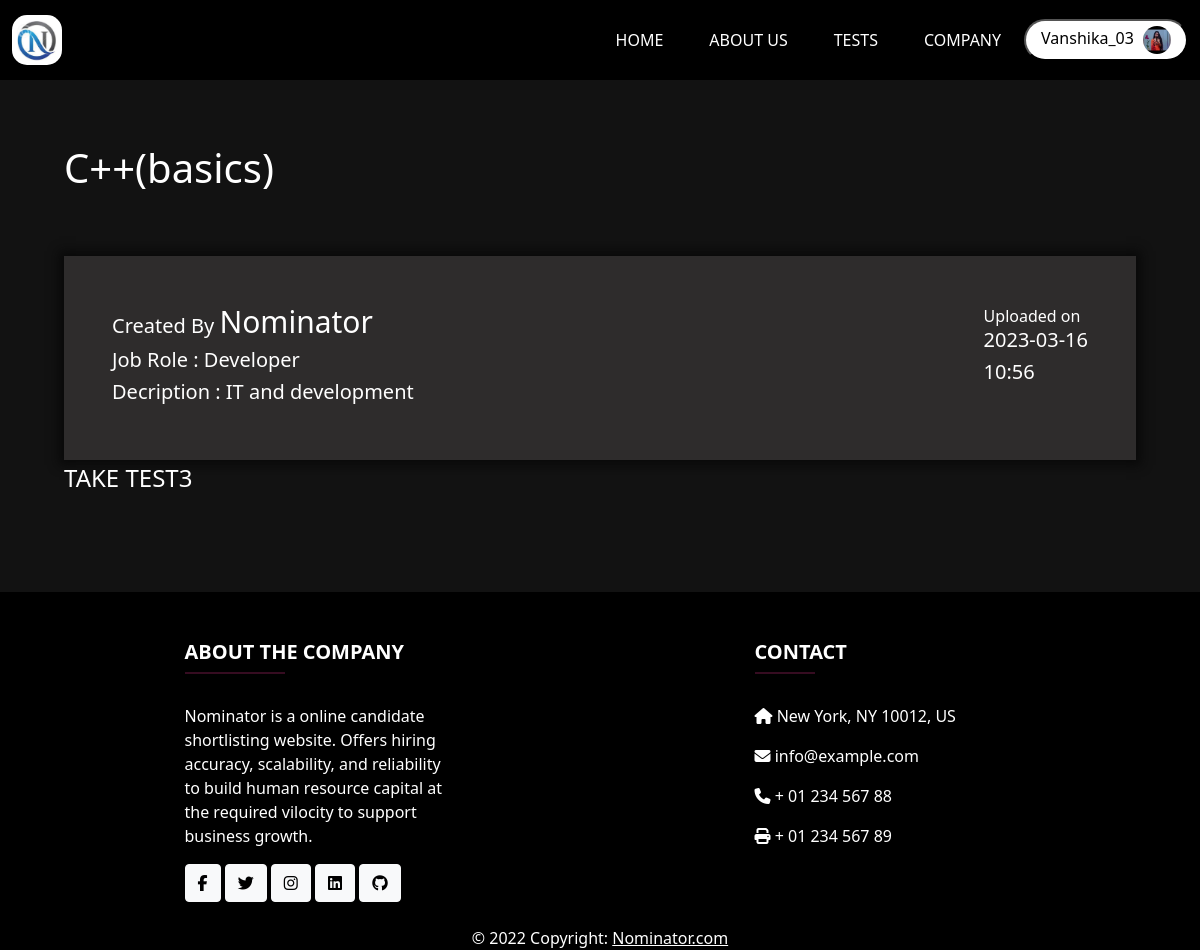
Screenshot of /test/3 (signed in) with the database file from the repository.
### models.py (models this page shows, shortened)
class Candidate(db.Model, UserMixin):
    username = db.Column(db.String(100), primary_key=True)
    email = db.Column(db.String(100), unique=True, nullable=False)
    password = db.Column(db.String(100), unique=True, nullable=False)
    firstname = db.Column(db.String(100), nullable=False)
    lastname = db.Column(db.String(100))
    linkedin = db.Column(db.String(100))
    github = db.Column(db.String(100))
    resume = db.Column(db.String(200), default=False)
    gender = db.Column(db.Enum(CandidateGender))
    about_me = db.Column(db.String(500), nullable = True)
    profile_pic = db.Column(db.String(200) , nullable = True , default = 'default_pic.jpg')
    skills = db.relationship('Skill', secondary="candidate_skills", backref='candidate', lazy=True)

class TechnicalTest(db.Model):
    id = db.Column(db.Integer, primary_key=True)
    name = db.Column(db.String(255), nullable=False)
    description = db.Column(db.Text, nullable=True)
    owner_company = db.Column(db.String(100), db.ForeignKey("company.username"))
    duration = db.Column(db.Integer, nullable=False)
    created_at = db.Column(db.DateTime, nullable=False, default=datetime.utcnow)
    job_role = db.Column(db.String(255), nullable=False)
    is_public = db.Column(db.Boolean, nullable=False)
    questions = db.relationship('TechnicalQuestion', secondary="question_test", backref='technical_test')

### views.py (the view)
@app.route('/test/<int:id>' , methods=['GET', 'POST'])
@login_required
def test_detail(id):
    test = TechnicalTest.query.filter_by(id=id).first()
    if request.method=="POST":
        return redirect(url_for('personality-test'))
    return render_template('test_detail.html', test=test)

### app.py (called while the page is built)
@login_manager.user_loader
def load_user(username):
    user = Company.query.filter_by(username=username).first()
    if not user:
        user = Candidate.query.filter_by(username=username).first()
    return user

### templates/test_detail.html (shortened to what this page needs)
{% extends 'base.html' %}
{% block css %}
    <link rel="stylesheet" href="{{ url_for('static', filename='css/test_detail.css') }}">
{% endblock %}
{% block body %}
<div class="test_detail-body">
    <div class="test-detail-main-container">
        <div class="test-detail-head-left">
            <div class="test-detail-head">
                <h1>{{test.name}}</h1>
            </div>
            <div class="test-detail-container">
                <div class="test-detail-container-left">
                    <span>
                        <h5>Created By <a class="company-name" href="/company-detail/{{test.owner_company}}">{{ test.owner_company }}</a> </h5>
                    </span>
                    <h5>Job Role : {{test.job_role}}</h5>
                    <h5>Decription : {{test.description}}</h5>
                </div>
                <div class="test-detail-container-right">
                    <span>
                        Uploaded on
                    </span>
                    <h5>{{test.created_at.strftime('%Y-%m-%d')}}</h5>
                    <h5>{{test.created_at.strftime('%H:%M')}}</h5>
                </div>
            </div>
            <a class="company-name" href="/take-test/{{test.id}}">TAKE TEST{{test.id }}</a>
        </div>
    </div>
</div>
{% endblock %}

### templates/navbar.html (shortened to what this page needs)
{% block css %}
    <link rel="stylesheet" href="{{url_for('static', filename='css/navbar.css')}}">
{% endblock %}
<nav class="navbar sticky-top navbar-expand-md navbar-light bg-dark">
    <div class="container-fluid">
        <a href="/" class="navbar-brand">
            <img id="logo" src="{{url_for('static', filename='img/logo.png')}}" width="50" height="50" alt="CoolBrand">
        </a>
        <div class="collapse navbar-collapse" id="navbarCollapse">
            <div class="navbar-nav ms-auto">
                <a href="/" id="clickid1" class="nav-item nav-link">Home</a>
                <a href="/about" id="clickid2" class="nav-item nav-link">About Us</a>
                <a href="/tests" id="clickid3" class="nav-item nav-link">Tests</a>
                <a href="/company" id="clickid4" class="nav-item nav-link">Company</a>
                {% if current_user.is_authenticated %}
                {% if user_class == 'company' %}
                <div class="profile-div">
                    <button class="btn-profile nav-item" onclick="showDropdown()">
                        {{current_user.company_name}}<img src="/uploads/ProfilePic/{{ company_logo }}" class="pro-pic" alt="Profile Picture" >
                    </button>
                    <div class="dropdown-profile">
                        <a class="dropdown-content" href="{{url_for('Company_profile' , username = current_user.username) }}">Profile</a>
                        <a class="dropdown-content" href="{{ url_for('auth.logout') }}">Logout</a>
                    </div>
                </div>
                {% elif user_class == 'candidate' %}
                <div class="profile-div">
                    <button class="btn-profile nav-item" onclick="showDropdown()">
                        {{current_user.username}}
                        {% if profile_pic %}
                        <img src="/uploads/ProfilePic/{{ profile_pic }}" class="pro-pic" alt="Profile Picture" >
                        {% else %}
                        <img src="/static/img/default_user.png" class="pro-pic" alt="Profile Picture" >
                        {% endif %}
                    </button>
                </div>
                {% endif %}
                {% endif %}
            </div>
        </div>
    </div>
</nav>

### static/css/test_detail.css (style rules this page uses)
.test-detail-main-container { padding: 4em; }
.test-detail-head { margin-bottom: 4em; }
.test-detail-head-left { margin-bottom: 2em; }
.test-detail-container { padding: 3em; box-shadow: 0 0 10px 5px #090909; background-color: #2e2c2c; display: flex; }
.test-detail-container-left { flex: 1; }
.company-name { font-size: 1.5em; color: white; position: relative; text-decoration: none; }
.company-name:after { content: ''; position: absolute; width: 100%; transform: scaleX(0); height: 2px; bottom: 0; left: 0; background-color: white; transform-origin: bottom right; transition: transform 0.25s ease-out; }

### static/css/navbar.css (style rules this page uses)
body { background-color: #121212; color: white; }
#logo { border-radius: 15px; }
.navbar { background-color: black !important; }
.nav-link { color: white !important; text-transform: uppercase; margin: 0 15px; display: inline-block; position: relative; }
.nav-link:after { content: ''; position: absolute; width: 100%; transform: scaleX(0); height: 3px; bottom: 0; left: 0; background-color: #d63384; transform-origin: bottom right; transition: transform 0.50s ease-out; }
.navbar-nav { align-items: center; margin: 1% 0; }
.pro-pic { width: 28px; height: 28px; margin-left: 5px; border-radius: 50%; }
.btn-profile { border-radius: 40px; background-color: white ; color: black; padding: 5px 15px; }

### rows the page displays
Candidate: username "Vanshika_03", profile_pic (picture)
TechnicalTest: name "C++(basics)", owner_company "Nominator", job_role "Developer", description "IT and development", created_at "2023-03-16", created_at "10:56", id "3"
